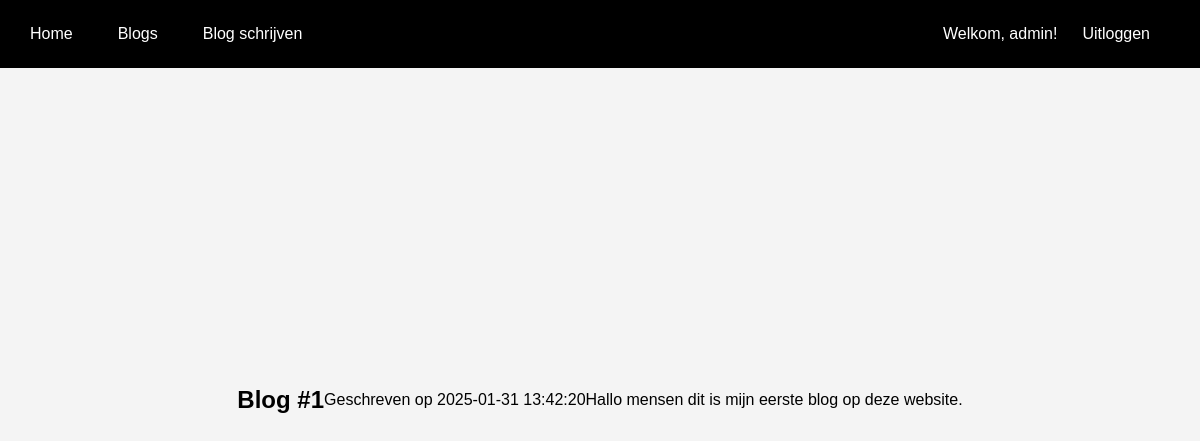
/PHProject/pages/blog.php?id=1 (signed in), run on the app's committed database.
### tables this page shows
CREATE TABLE `blogs` (
  `id` int(11) NOT NULL,
  `title` varchar(255) NOT NULL,
  `content` text NOT NULL,
  `created_at` timestamp NOT NULL DEFAULT current_timestamp() ON UPDATE current_timestamp(),
  `author_id` int(11) DEFAULT NULL,
  `user_id` int(11) NOT NULL
);

### PHProject/pages/blog.php (the view, shortened to what this page needs)
<?php
include '../includes/db.php';
include_once "../includes/header.php";
$id = filter_var($_GET['id'], FILTER_SANITIZE_NUMBER_INT);
$stmt = $conn->prepare("SELECT * FROM blogs WHERE id = ?");
$stmt->execute([$id]);
$row = $stmt->fetch(PDO::FETCH_ASSOC);
if ($row) {
    echo "<h2>" . htmlspecialchars($row['title']) . "</h2>";
    echo "<p>Geschreven op " . htmlspecialchars($row['created_at']) . "</p>";
    echo "<p>" . nl2br(htmlspecialchars($row['content'])) . "</p>";
} else {
    echo "Deze blog bestaat niet.";
}
?>

### PHProject/css/style.css (style rules this page uses)
body { font-family: Arial, sans-serif; background-color: #f4f4f4; margin: 0; padding: 0; display: flex; justify-content: center; align-items: center; height: 100vh; }

### data on the page
blogs: title "Blog #1", created_at "2025-01-31 13:42:20", content "Hallo mensen dit is mijn eerste blog op deze website."

### other printed values
$_SESSION['username'] "admin"
